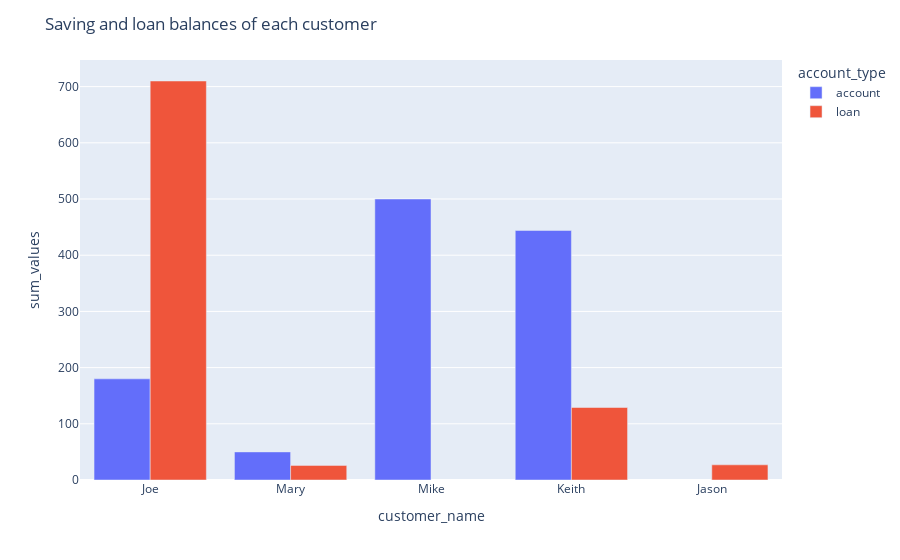

Here is the notebook cell this chart was saved with:
### Code cell
fig = px.bar(df_melted, x='customer_name', y='amount', color='account_type', barmode='group')
fig_widget = go.FigureWidget(fig)
fig.update_layout(
    title="Saving and loan balances of each customer",
    xaxis_title="customer_name",
    yaxis_title="sum_values"
)

### Figure 1 — Plotly figure (JSON) as saved in the notebook; plotly's stock layout.template omitted (floating-point values rounded to 4 significant figures)
{"data": [{"alignmentgroup": "True", "hovertemplate": "account_type=account<br>customer_name=%{x}<br>amount=%{y}<extra></extra>", "legendgroup": "account", "marker": {"color": "#636efa", "pattern": {"shape": ""}}, "name": "account", "offsetgroup": "account", "orientation": "v", "showlegend": true, "textposition": "auto", "type": "bar", "x": ["Joe", "Mary", "Mike", "Keith", "Jason"], "xaxis": "x", "y": [180, 50, 500, 444, null], "yaxis": "y"}, {"alignmentgroup": "True", "hovertemplate": "account_type=loan<br>customer_name=%{x}<br>amount=%{y}<extra></extra>", "legendgroup": "loan", "marker": {"color": "#EF553B", "pattern": {"shape": ""}}, "name": "loan", "offsetgroup": "loan", "orientation": "v", "showlegend": true, "textposition": "auto", "type": "bar", "x": ["Joe", "Mary", "Mike", "Keith", "Jason"], "xaxis": "x", "y": [710, 26, null, 129, 27], "yaxis": "y"}], "layout": {"barmode": "group", "legend": {"title": {"text": "account_type"}, "tracegroupgap": 0}, "margin": {"t": 60}, "title": {"text": "Saving and loan balances of each customer"}, "xaxis": {"anchor": "y", "domain": [0, 1], "title": {"text": "customer_name"}}, "yaxis": {"anchor": "x", "domain": [0, 1], "title": {"text": "sum_values"}}}}
